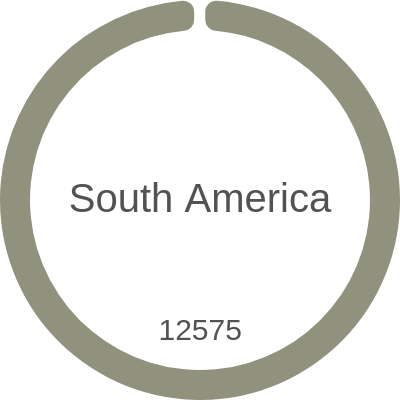

Source (Vega-Lite JSON):
### Vega specification from a JSON file in a GitHub repository (floating-point values rounded to 4 significant figures)
{"$schema": "https://vega.github.io/schema/vega/v5.json", "description": "A basic donut chart example.", "width": 200, "height": 200, "autosize": "none", "signals": [{"name": "startAngle", "value": 0}, {"name": "endAngle", "value": 6.29}, {"name": "padAngle", "value": 0.04}, {"name": "innerRadius", "value": 85}, {"name": "cornerRadius", "value": 5.5}, {"name": "sort", "value": false}, {"name": "selected", "value": "", "on": [{"events": "mouseover", "update": "datum"}]}], "data": [{"name": "table", "values": [{"id": 1, "field": 12575}, {"id": 2, "field": 3}, {"id": 3, "field": 17}], "transform": [{"type": "pie", "field": "field", "startAngle": {"signal": "startAngle"}, "endAngle": {"signal": "endAngle"}, "sort": {"signal": "sort"}}]}, {"name": "fieldSum", "source": "table", "transform": [{"type": "aggregate", "fields": ["id"], "ops": ["sum"], "as": ["sum"]}]}], "scales": [{"name": "color", "type": "ordinal", "domain": {"data": "table", "field": "id"}, "range": ["#90927d", "#c0471c", "#865a33"]}], "marks": [{"type": "arc", "from": {"data": "table"}, "encode": {"enter": {"fill": {"scale": "color", "field": "id"}, "x": {"signal": "width / 2"}, "y": {"signal": "height / 2"}}, "update": {"startAngle": {"field": "startAngle"}, "endAngle": {"field": "endAngle"}, "padAngle": {"signal": "padAngle"}, "innerRadius": {"signal": "innerRadius"}, "outerRadius": {"signal": "width / 2"}, "cornerRadius": {"signal": "cornerRadius"}}}}, {"type": "text", "encode": {"enter": {"fill": {"value": "#525252"}, "text": {"value": ""}}, "update": {"opacity": {"value": 1}, "x": {"signal": "width / 2"}, "y": {"signal": "height / 2"}, "align": {"value": "center"}, "baseline": {"value": "middle"}, "fontSize": {"value": 20}, "text": {"value": "South America"}}}}, {"name": "mark_id", "type": "text", "from": {"data": "table"}, "encode": {"enter": {"text": {"signal": "if(datum['endAngle'] - datum['startAngle'] < 0.3, '', format(datum['field']/1, ''))"}, "x": {"signal": "if(width >= height, height, width) / 2"}, "y": {"signal": "if(width >= height, height, width) / 2"}, "radius": {"signal": "if(selected && selected.id == datum.id, if(width >= height, height, width) / 2 * 1.05 * 0.65, if(width >= height, height, width) / 2 * 0.65)"}, "theta": {"signal": "(datum['startAngle'] + datum['endAngle'])/2"}, "fill": {"value": "scales"}, "fontSize": {"value": 15}, "align": {"value": "center"}, "baseline": {"value": "middle"}}}}]}
